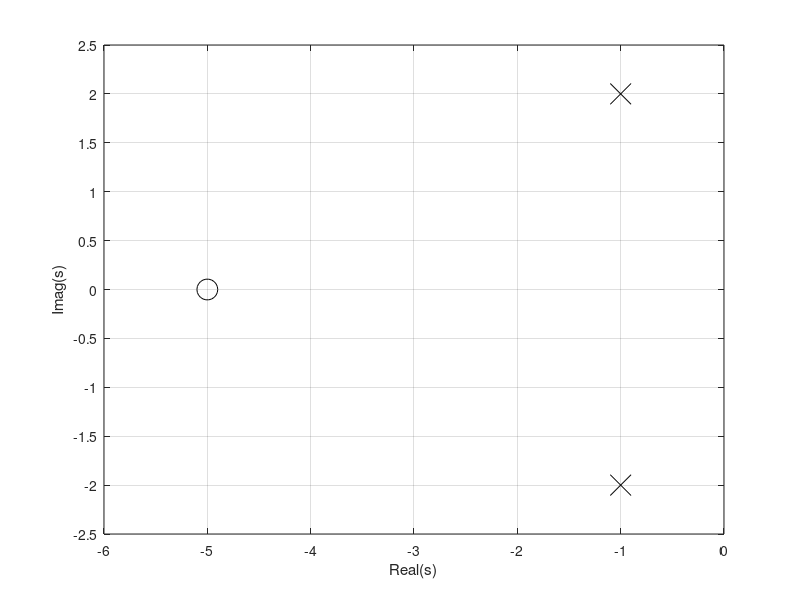
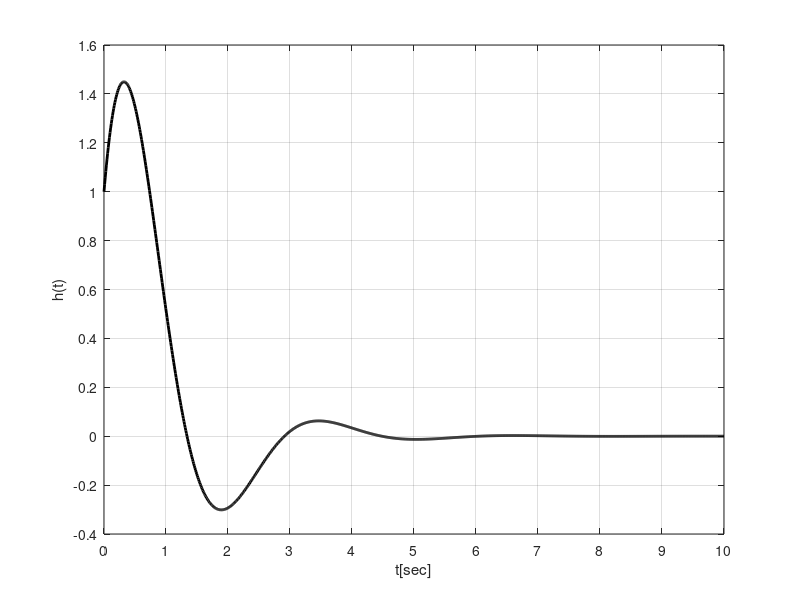
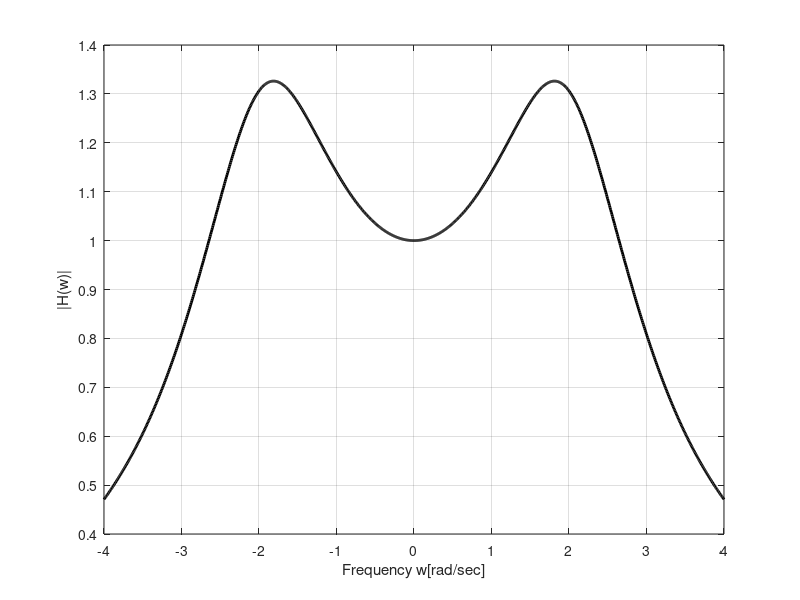

MATLAB code to generate these figures, in order:
clear
clc

%H(s)
z = roots([1 5]); %H(s) 의 분자부분의 해를 구한다 
p = roots([1 2 5]); % H(s)의 분모부분 해를 구한다 
%분자의 해 (영점)과 분모의 해(극점)을 복소평면상에 그리기 위해 z, p를 구함

real_z = real(z); %입력신호의 실수부
imag_z = imag(z); %입력신호의 허수부

real_p = real(p);
imag_p = imag(p);


t = linspace(0,10,1024); %delta
[s_z,s_p,k] = residue([1 5],[1 2 5]); %H(s)의 부분분수를 구한다.(인수분해)
% s_z는 분자 벡터, s_p는 분모 벡터들 (각 순서는 동일)
%H(S)로부터 h(t)를 구하기 위해서는 라플라스 역변환을 해야 한다.

%임펄스응답(충격응답), h(t)를 구하기 위한 과정.
%제시된 전달함수는 부분함수로 전개시에 분모는 1차, 분자는 0차의 형태인
% b / s + a 형태이므로 라플라스 역변환시 b * exp(-at)의 형태로 표현 됨.
h_t1 = s_z(1) * exp(s_p(1) .* t);  %위 결과에 따라서 각 부분분수를 라플라스 역변환 한
h_t2 = s_z(2) * exp(s_p(2) .* t); %h(t) 요소가 두개 나오며, 각각을 구해서 더한다.

h_t = h_t1 + h_t2;
%최종적인 임펄스 응답.

%주파수 응답은 전달함수의 s도메인을 jw로 치환 한 것임
w = linspace(-4,4,1024);
w_z = j.*w - z; %s - z 대신 jw - z 의 형태로 보이는 것.
w_p1 = j.*w - s_p(1); % 위와 동일
w_p2 = j.*w - s_p(2);

H_w = abs(w_z ./ (w_p1 .* w_p2)); %주파수 스펙트럼(응답)을 구한다.

%영점과 극점을 그림.
figure(1)
plot(real_p,imag_p,'xk','MarkerSize',15) %극점의 실수부와 허수부(x,y축)
xlim([-6 0]);
ylim([-2.5 2.5]);
hold on;
plot(real_z,imag_z,'ok','MarkerSize',15) %영점의 실수부와 허수부
xlabel('Real(s)');
ylabel('Imag(s)');
set(gca,'Ytick',[-2.5:0.5:2.5])
grid on;

figure(2)
plot(t,h_t,'k','LineWidth',2); %위에서 구한 임펄스 응답을 그림
xlabel('t[sec]');
ylabel('h(t)');
ylim([-0.4,1.6]);
set(gca,'Xtick',[0:1:10])
set(gca,'Ytick',[-0.4:0.2:1.6])
grid on

figure(3)
plot(w,H_w,'k','LineWidth',2) %주파수 응답을 구한 것,
xlabel('Frequency w[rad/sec]');
ylabel('|H(w)|');
set(gca,'Xtick',[-4:1:4])
set(gca,'Ytick',[0.4:0.1:1.4])
grid on;

